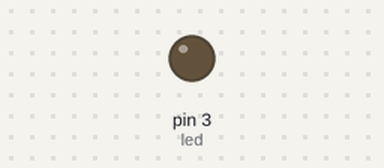
Bench run of a sketch on a simulated Arduino Uno, built with avr-gcc and run on an emulated ATmega328P. On the bench: output pins drawn as LEDs (lit = HIGH).

Above: at 0.1 s.
At 9.9 s:
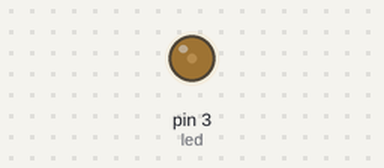
At 19.9 s:
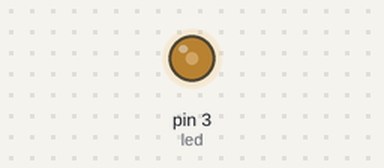
At 39.9 s:
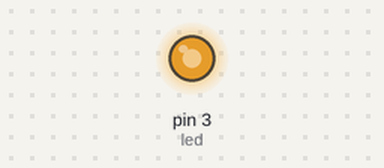
Timing chart, 0 to 40.0 s (numbered marks = the images above):
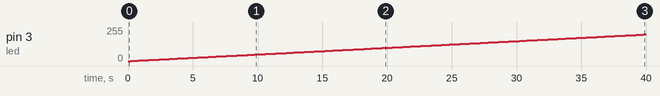

Measured:
- by itself, pin 3 (led): moves from 0/255 to 199/255 over 39.6 s

The sketch:

led_for_loop.ino
```cpp
int led=3;


void setup() {
  pinMode(led,OUTPUT);

}

void loop() {
  for (int i=0;i<=255;i++){
    analogWrite(led,i);
    delay(200);

    }
for (int i=255;i>=1;i--){
    analogWrite(led,i);
    delay(200);

    }


}
```
